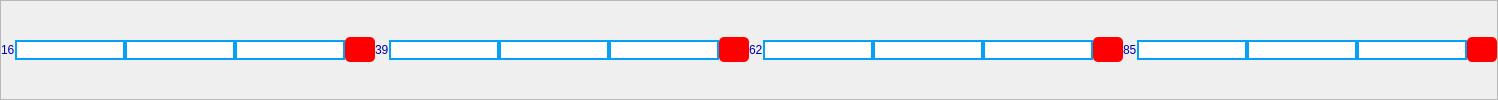
           <widget class="QFrame" name="frame_16">
            <property name="frameShape">
             <enum>QFrame::StyledPanel</enum>
            </property>
            <property name="frameShadow">
             <enum>QFrame::Raised</enum>
            </property>
            <layout class="QHBoxLayout" name="horizontalLayout_13">
             <property name="spacing">
              <number>0</number>
             </property>
             <property name="leftMargin">
              <number>0</number>
             </property>
             <property name="topMargin">
              <number>0</number>
             </property>
             <property name="rightMargin">
              <number>0</number>
             </property>
             <property name="bottomMargin">
              <number>0</number>
             </property>
             <item>
              <widget class="QLabel" name="label_35">
               <property name="styleSheet">
                <string notr="true">color:rgb(0, 0, 173); 
font: 75 8pt &quot;MS Shell Dlg 2&quot;;</string>
               </property>
               <property name="text">
                <string>16</string>
               </property>
              </widget>
             </item>
             <item>
              <widget class="QLineEdit" name="lineEdit_103">
               <property name="styleSheet">
                <string notr="true">border: 2px solid  rgb(5, 161, 245); 
background-color: rgb(255, 255, 255);
</string>
               </property>
              </widget>
             </item>
             <item>
              <widget class="QLineEdit" name="lineEdit_104">
               <property name="styleSheet">
                <string notr="true">border: 2px solid  rgb(5, 161, 245); 
background-color: rgb(255, 255, 255);
</string>
               </property>
              </widget>
             </item>
             <item>
              <widget class="QLineEdit" name="lineEdit_105">
               <property name="styleSheet">
                <string notr="true">border: 2px solid  rgb(5, 161, 245); 
background-color: rgb(255, 255, 255);
</string>
               </property>
              </widget>
             </item>
             <item>
              <widget class="QPushButton" name="pushButton_105">
               <property name="minimumSize">
                <size>
                 <width>0</width>
                 <height>25</height>
                </size>
               </property>
               <property name="maximumSize">
                <size>
                 <width>30</width>
                 <height>16777215</height>
                </size>
               </property>
               <property name="styleSheet">
                <string notr="true">background-color: rgb(0, 0, 0);
background-color: rgb(255, 0, 0);
border-radius: 5px;</string>
               </property>
               <property name="text">
                <string/>
               </property>
              </widget>
             </item>
             <item>
              <widget class="QLabel" name="label_36">
               <property name="styleSheet">
                <string notr="true">color:rgb(0, 0, 173); 
font: 75 8pt &quot;MS Shell Dlg 2&quot;;</string>
               </property>
               <property name="text">
                <string>39</string>
               </property>
              </widget>
             </item>
             <item>
              <widget class="QLineEdit" name="lineEdit_106">
               <property name="styleSheet">
                <string notr="true">border: 2px solid  rgb(5, 161, 245); 
background-color: rgb(255, 255, 255);
</string>
               </property>
              </widget>
             </item>
             <item>
              <widget class="QLineEdit" name="lineEdit_107">
               <property name="styleSheet">
                <string notr="true">border: 2px solid  rgb(5, 161, 245); 
background-color: rgb(255, 255, 255);
</string>
               </property>
              </widget>
             </item>
             <item>
              <widget class="QLineEdit" name="lineEdit_108">
               <property name="styleSheet">
                <string notr="true">border: 2px solid  rgb(5, 161, 245); 
background-color: rgb(255, 255, 255);
</string>
               </property>
              </widget>
             </item>
             <item>
              <widget class="QPushButton" name="pushButton_106">
               <property name="minimumSize">
                <size>
                 <width>0</width>
                 <height>25</height>
                </size>
               </property>
               <property name="maximumSize">
                <size>
                 <width>30</width>
                 <height>16777215</height>
                </size>
               </property>
               <property name="styleSheet">
                <string notr="true">background-color: rgb(0, 0, 0);
background-color: rgb(255, 0, 0);
border-radius: 5px;</string>
               </property>
               <property name="text">
                <string/>
               </property>
              </widget>
             </item>
             <item>
              <widget class="QLabel" name="label_37">
               <property name="styleSheet">
                <string notr="true">color:rgb(0, 0, 173); 
font: 75 8pt &quot;MS Shell Dlg 2&quot;;</string>
               </property>
               <property name="text">
                <string>62</string>
               </property>
              </widget>
             </item>
             <item>
              <widget class="QLineEdit" name="lineEdit_109">
               <property name="styleSheet">
                <string notr="true">border: 2px solid  rgb(5, 161, 245); 
background-color: rgb(255, 255, 255);
</string>
               </property>
              </widget>
             </item>
             <item>
              <widget class="QLineEdit" name="lineEdit_110">
               <property name="styleSheet">
                <string notr="true">border: 2px solid  rgb(5, 161, 245); 
background-color: rgb(255, 255, 255);
</string>
               </property>
              </widget>
             </item>
             <item>
              <widget class="QLineEdit" name="lineEdit_111">
               <property name="styleSheet">
                <string notr="true">border: 2px solid  rgb(5, 161, 245); 
background-color: rgb(255, 255, 255);
</string>
               </property>
              </widget>
             </item>
             <item>
              <widget class="QPushButton" name="pushButton_107">
               <property name="minimumSize">
                <size>
                 <width>0</width>
                 <height>25</height>
                </size>
               </property>
               <property name="maximumSize">
                <size>
                 <width>30</width>
                 <height>16777215</height>
                </size>
               </property>
               <property name="styleSheet">
                <string notr="true">background-color: rgb(0, 0, 0);
background-color: rgb(255, 0, 0);
border-radius: 5px;</string>
               </property>
               <property name="text">
                <string/>
               </property>
              </widget>
             </item>
             <item>
              <widget class="QLabel" name="label_313">
               <property name="styleSheet">
                <string notr="true">color:rgb(0, 0, 173); 
font: 75 8pt &quot;MS Shell Dlg 2&quot;;</string>
               </property>
               <property name="text">
                <string>85</string>
               </property>
              </widget>
             </item>
             <item>
              <widget class="QLineEdit" name="lineEdit_939">
               <property name="styleSheet">
                <string notr="true">border: 2px solid  rgb(5, 161, 245); 
background-color: rgb(255, 255, 255);
</string>
               </property>
              </widget>
             </item>
             <item>
              <widget class="QLineEdit" name="lineEdit_937">
               <property name="styleSheet">
                <string notr="true">border: 2px solid  rgb(5, 161, 245); 
background-color: rgb(255, 255, 255);
</string>
               </property>
              </widget>
             </item>
             <item>
              <widget class="QLineEdit" name="lineEdit_938">
               <property name="styleSheet">
                <string notr="true">border: 2px solid  rgb(5, 161, 245); 
background-color: rgb(255, 255, 255);
</string>
               </property>
              </widget>
             </item>
             <item>
              <widget class="QPushButton" name="pushButton_383">
               <property name="minimumSize">
                <size>
                 <width>0</width>
                 <height>25</height>
                </size>
               </property>
               <property name="maximumSize">
                <size>
                 <width>30</width>
                 <height>16777215</height>
                </size>
               </property>
               <property name="styleSheet">
                <string notr="true">background-color: rgb(0, 0, 0);
background-color: rgb(255, 0, 0);
border-radius: 5px;</string>
               </property>
               <property name="text">
                <string/>
               </property>
              </widget>
             </item>
            </layout>
           </widget>
